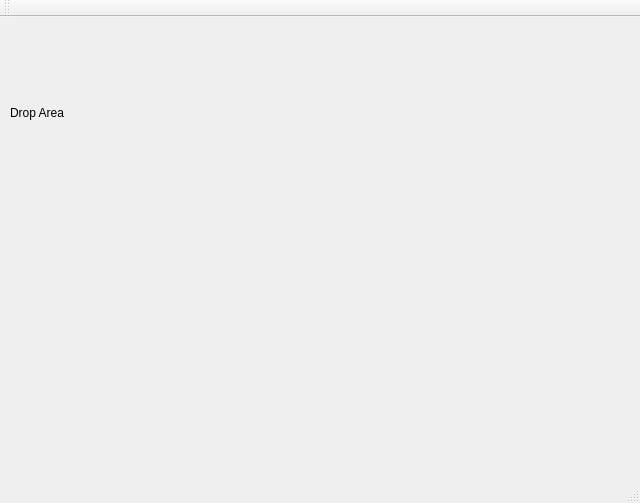
<?xml version="1.0" encoding="UTF-8"?>
<ui version="4.0">
 <class>MainWindow</class>
 <widget class="QMainWindow" name="MainWindow">
  <property name="geometry">
   <rect>
    <x>0</x>
    <y>0</y>
    <width>640</width>
    <height>503</height>
   </rect>
  </property>
  <property name="windowTitle">
   <string>MainWindow</string>
  </property>
  <widget class="QWidget" name="centralWidget">
   <widget class="QLabel" name="dropArea">
    <property name="geometry">
     <rect>
      <x>10</x>
      <y>10</y>
      <width>621</width>
      <height>171</height>
     </rect>
    </property>
    <property name="acceptDrops">
     <bool>true</bool>
    </property>
    <property name="text">
     <string>Drop Area</string>
    </property>
   </widget>
  </widget>
  <widget class="QMenuBar" name="menuBar">
   <property name="geometry">
    <rect>
     <x>0</x>
     <y>0</y>
     <width>640</width>
     <height>21</height>
    </rect>
   </property>
  </widget>
  <widget class="QToolBar" name="mainToolBar">
   <attribute name="toolBarArea">
    <enum>TopToolBarArea</enum>
   </attribute>
   <attribute name="toolBarBreak">
    <bool>false</bool>
   </attribute>
  </widget>
  <widget class="QStatusBar" name="statusBar"/>
 </widget>
 <layoutdefault spacing="6" margin="11"/>
 <resources/>
 <connections/>
</ui>
